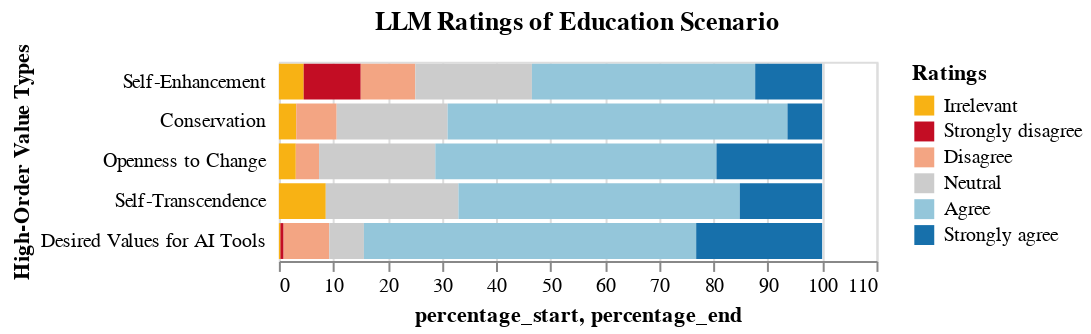

The notebook cell saved with this chart:
### Code cell
llm_s2_source = value_content_count_plot_data(llm_structured_data_s2)
plot = plot_value_content(llm_s2_source, figure_title="LLM Ratings of Education Scenario", legend_title="Ratings",  y_axis_title="High-Order Value Types")
plot
plot

### Figure 1 — Vega-Lite specification as saved in the notebook (floating-point values rounded to 4 significant figures)
{"config": {"view": {"continuousWidth": 300, "continuousHeight": 300}}, "data": {"name": "data-7e60cb92056d8ad54adc847f1e5f56d0"}, "mark": {"type": "bar"}, "encoding": {"color": {"field": "type", "scale": {"domain": ["Irrelevant", "Strongly disagree", "Disagree", "Neutral", "Agree", "Strongly agree"], "range": ["#F8B214", "#c30d24", "#f3a583", "#cccccc", "#94c6da", "#1770ab"]}, "title": "Ratings", "type": "nominal"}, "x": {"axis": {"title": "percentage_start, percentage_end"}, "field": "percentage_start", "type": "quantitative"}, "x2": {"field": "percentage_end"}, "y": {"axis": {"domain": false, "minExtent": 60, "offset": 5, "ticks": false, "title": "High-Order Value Types"}, "field": "higher_order_value_types", "sort": {"field": "order"}, "type": "nominal"}}, "title": "LLM Ratings of Education Scenario", "$schema": "https://vega.github.io/schema/vega-lite/v5.15.1.json", "datasets": {"data-7e60cb92056d8ad54adc847f1e5f56d0": [{"higher_order_value_types": "Conservation", "ratings": -3.0, "count": 15, "order": 2, "type": "Irrelevant", "percentage": 3.191, "percentage_end": 3.191, "percentage_start": 0.0}, {"higher_order_value_types": "Conservation", "ratings": -2.0, "count": 0, "order": 2, "type": "Strongly disagree", "percentage": 0.0, "percentage_end": 3.191, "percentage_start": 3.191}, {"higher_order_value_types": "Conservation", "ratings": -1.0, "count": 35, "order": 2, "type": "Disagree", "percentage": 7.447, "percentage_end": 10.64, "percentage_start": 3.191}, {"higher_order_value_types": "Conservation", "ratings": 0.0, "count": 96, "order": 2, "type": "Neutral", "percentage": 20.43, "percentage_end": 31.06, "percentage_start": 10.64}, {"higher_order_value_types": "Conservation", "ratings": 1.0, "count": 294, "order": 2, "type": "Agree", "percentage": 62.55, "percentage_end": 93.62, "percentage_start": 31.06}, {"higher_order_value_types": "Conservation", "ratings": 2.0, "count": 30, "order": 2, "type": "Strongly agree", "percentage": 6.383, "percentage_end": 100.0, "percentage_start": 93.62}, {"higher_order_value_types": "Desired Values for AI Tools", "ratings": -3.0, "count": 1, "order": 5, "type": "Irrelevant", "percentage": 0.2899, "percentage_end": 0.2899, "percentage_start": 0.0}, {"higher_order_value_types": "Desired Values for AI Tools", "ratings": -2.0, "count": 2, "order": 5, "type": "Strongly disagree", "percentage": 0.5797, "percentage_end": 0.8696, "percentage_start": 0.2899}, {"higher_order_value_types": "Desired Values for AI Tools", "ratings": -1.0, "count": 29, "order": 5, "type": "Disagree", "percentage": 8.406, "percentage_end": 9.275, "percentage_start": 0.8696}, {"higher_order_value_types": "Desired Values for AI Tools", "ratings": 0.0, "count": 22, "order": 5, "type": "Neutral", "percentage": 6.377, "percentage_end": 15.65, "percentage_start": 9.275}, {"higher_order_value_types": "Desired Values for AI Tools", "ratings": 1.0, "count": 211, "order": 5, "type": "Agree", "percentage": 61.16, "percentage_end": 76.81, "percentage_start": 15.65}, {"higher_order_value_types": "Desired Values for AI Tools", "ratings": 2.0, "count": 80, "order": 5, "type": "Strongly agree", "percentage": 23.19, "percentage_end": 100.0, "percentage_start": 76.81}, {"higher_order_value_types": "Openness to Change", "ratings": -3.0, "count": 8, "order": 3, "type": "Irrelevant", "percentage": 3.113, "percentage_end": 3.113, "percentage_start": 0.0}, {"higher_order_value_types": "Openness to Change", "ratings": -2.0, "count": 0, "order": 3, "type": "Strongly disagree", "percentage": 0.0, "percentage_end": 3.113, "percentage_start": 3.113}, {"higher_order_value_types": "Openness to Change", "ratings": -1.0, "count": 11, "order": 3, "type": "Disagree", "percentage": 4.28, "percentage_end": 7.393, "percentage_start": 3.113}, {"higher_order_value_types": "Openness to Change", "ratings": 0.0, "count": 55, "order": 3, "type": "Neutral", "percentage": 21.4, "percentage_end": 28.79, "percentage_start": 7.393}, {"higher_order_value_types": "Openness to Change", "ratings": 1.0, "count": 133, "order": 3, "type": "Agree", "percentage": 51.75, "percentage_end": 80.54, "percentage_start": 28.79}, {"higher_order_value_types": "Openness to Change", "ratings": 2.0, "count": 50, "order": 3, "type": "Strongly agree", "percentage": 19.46, "percentage_end": 100.0, "percentage_start": 80.54}, {"higher_order_value_types": "Self-Enhancement", "ratings": -3.0, "count": 10, "order": 1, "type": "Irrelevant", "percentage": 4.566, "percentage_end": 4.566, "percentage_start": 0.0}, {"higher_order_value_types": "Self-Enhancement", "ratings": -2.0, "count": 23, "order": 1, "type": "Strongly disagree", "percentage": 10.5, "percentage_end": 15.07, "percentage_start": 4.566}, {"higher_order_value_types": "Self-Enhancement", "ratings": -1.0, "count": 22, "order": 1, "type": "Disagree", "percentage": 10.05, "percentage_end": 25.11, "percentage_start": 15.07}, {"higher_order_value_types": "Self-Enhancement", "ratings": 0.0, "count": 47, "order": 1, "type": "Neutral", "percentage": 21.46, "percentage_end": 46.58, "percentage_start": 25.11}, {"higher_order_value_types": "Self-Enhancement", "ratings": 1.0, "count": 90, "order": 1, "type": "Agree", "percentage": 41.1, "percentage_end": 87.67, "percentage_start": 46.58}, {"higher_order_value_types": "Self-Enhancement", "ratings": 2.0, "count": 27, "order": 1, "type": "Strongly agree", "percentage": 12.33, "percentage_end": 100.0, "percentage_start": 87.67}, {"higher_order_value_types": "Self-Transcendence", "ratings": -3.0, "count": 41, "order": 4, "type": "Irrelevant", "percentage": 8.632, "percentage_end": 8.632, "percentage_start": 0.0}, {"higher_order_value_types": "Self-Transcendence", "ratings": -2.0, "count": 0, "order": 4, "type": "Strongly disagree", "percentage": 0.0, "percentage_end": 8.632, "percentage_start": 8.632}, {"higher_order_value_types": "Self-Transcendence", "ratings": -1.0, "count": 0, "order": 4, "type": "Disagree", "percentage": 0.0, "percentage_end": 8.632, "percentage_start": 8.632}, {"higher_order_value_types": "Self-Transcendence", "ratings": 0.0, "count": 116, "order": 4, "type": "Neutral", "percentage": 24.42, "percentage_end": 33.05, "percentage_start": 8.632}, {"higher_order_value_types": "Self-Transcendence", "ratings": 1.0, "count": 246, "order": 4, "type": "Agree", "percentage": 51.79, "percentage_end": 84.84, "percentage_start": 33.05}, {"higher_order_value_types": "Self-Transcendence", "ratings": 2.0, "count": 72, "order": 4, "type": "Strongly agree", "percentage": 15.16, "percentage_end": 100.0, "percentage_start": 84.84}]}}
